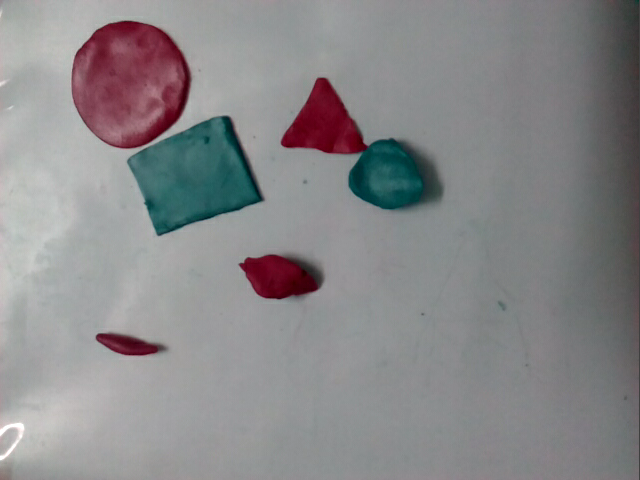
#> input picture Images/sample.png, 640 x 480 px
$ python -i 'Clay Shape Mask.py'   (imports and definitions only)
#> lines starting #> are read from the running program, lines starting #| are printed output that depends on the picture; after the words box and inside, x2 and y2 are one past the last pixel; in counts of white or black regions, pixels touching at a corner belong together
import time
import cv2
import numpy as np
import os
import pyaudio
import math
from PIL import Image, ImageEnhance, ImageFilter


# play single tone
# [22 lines left out: function playTone, not called in this run]


#Get the contures
def image2bin(image):

	# convert to binary
	_, thrash = cv2.threshold(image, 80, 255, cv2.THRESH_BINARY)
	# get contures
	contours, _ = cv2.findContours(thrash, cv2.RETR_TREE, cv2.CHAIN_APPROX_NONE)
	width, height = image.shape[:2]

	blank_img = np.zeros([width, height],np.float32)

	# print ("image height",width, height)
	approx_shapes = []
	for contour in contours:
		# create poli lines
		approx = cv2.approxPolyDP(contour, 0.001* cv2.arcLength(contour, True), True)
		x1 ,y1, w, h = cv2.boundingRect(approx)
		no_obj=0
		if w+10<width and w>10 and h>10:
			# for all accepable poli lines
			# print ("object w,h",w,h)
			approx_shapes.append(approx)
			cv2.fillPoly(blank_img, [approx], 255)
			cv2.drawContours(image, [approx], 0, (127, 209, 28), 2)
			no_obj += 1
	# print (approx_shapes)
	approx_shapes = np.array(approx_shapes)
	return approx_shapes, blank_img


# Get the masked image
# [63 lines left out: functions mask_red, main, not called in this run]

# [2 lines not run here, left out]

>>> import cv2
>>> picture = cv2.imread('Images/sample.png', cv2.IMREAD_GRAYSCALE)
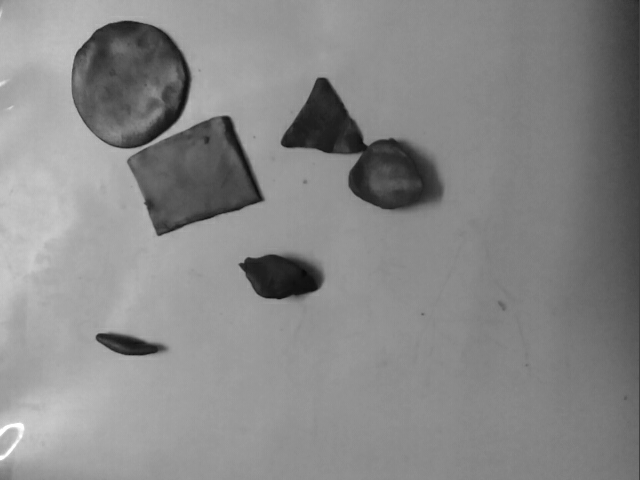
#> picture: shape (480, 640); min 8, max 255, mean 135.8
>>> result = image2bin(picture)
#> in image2bin, `_, thrash = cv2.threshold(image, 80, 255, cv2.THRESH_BINARY)`:
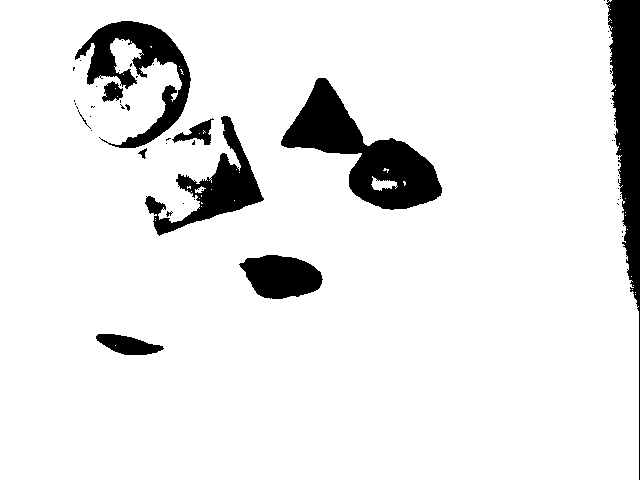
#> thrash: shape (480, 640); 90.7% white; 54 black regions (44 under 20 px)
#> in image2bin, `contours, _ = cv2.findContours(thrash, cv2.RETR_TREE, cv2.CHAIN_APPROX..`: contours = 135 contours, 121 with area under 20; largest, box (x1, y1, x2, y2) and area: (0, 0, 639, 480) 299426, (280, 77, 443, 211) 8687, (74, 20, 192, 149) 5386, (144, 115, 265, 237) 4424, (238, 254, 324, 300) 2766
#> the loop in image2bin, `for contour in contours:` made 135 passes
#> (x1, y1, w, h, no_obj) on passes 1, 2, 3, 4, 5, 6, 7, 8, 9, 10, 12, 13: (635, 294, 1, 1, 0), (635, 292, 1, 1, 0), (632, 289, 1, 1, 0), (633, 285, 1, 1, 0), (631, 276, 1, 1, 0), (627, 229, 1, 1, 0), (625, 215, 1, 1, 0), (625, 212, 1, 1, 0), (625, 198, 1, 1, 0), (620, 149, 1, 1, 0), (615, 90, 1, 1, 0), (611, 22, 1, 1, 0)
#> (approx, x1, y1, w, h, no_obj) on passes 11, 18, 19, 21, 23, 24: ([[619, 143], [619, 144]], 619, 143, 1, 2, 0), ([[626, 269], [627, 268], [628, 269], [627, 270]], 626, 268, 3, 3, 0), ([[625, 256], [626, 255], [627, 256], [626, 257]], 625, 255, 3, 3, 0), ([[621, 236], [622, 235], [623, 236], [622, 237]], 621, 235, 3, 3, 0), ([[622, 225], [623, 224], [624, 225], [623, 226]], 622, 224, 3, 3, 0), ([[171, 212], [172, 211], [173, 212], [172, 213]], 171, 211, 3, 3, 0)
#> after the loop in image2bin, `for contour in contours:`:
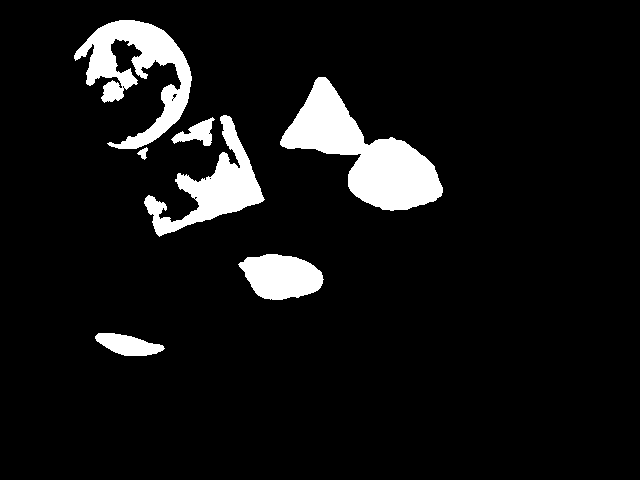
#> blank_img: shape (480, 640) float32; 7.9% white; 7 white regions
#> after the loop in image2bin, `for contour in contours:`:
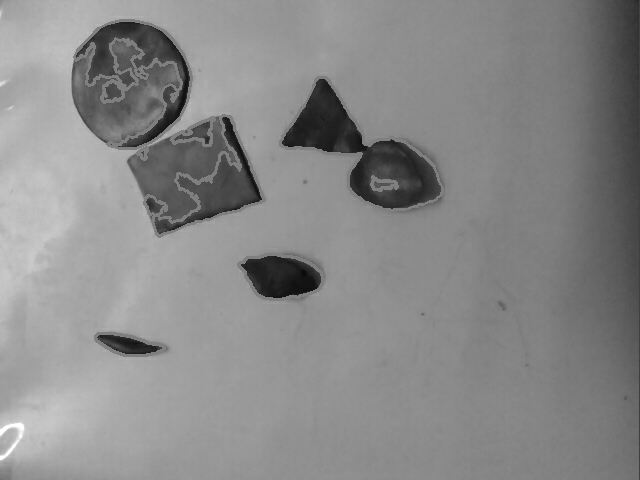
#> image: shape (480, 640); 2.59% of pixels changed, all inside (x1, y1, x2, y2) = (73, 19, 444, 357)
#> after the loop in image2bin, `for contour in contours:`: approx_shapes = 9 contours; largest, box (x1, y1, x2, y2) and area: (280, 77, 443, 211) 8682, (74, 20, 192, 149) 5370, (144, 115, 265, 237) 4406, (238, 254, 324, 300) 2766, (95, 333, 165, 356) 946
#> (the run stopped early here; a loop or call above may not have finished)
